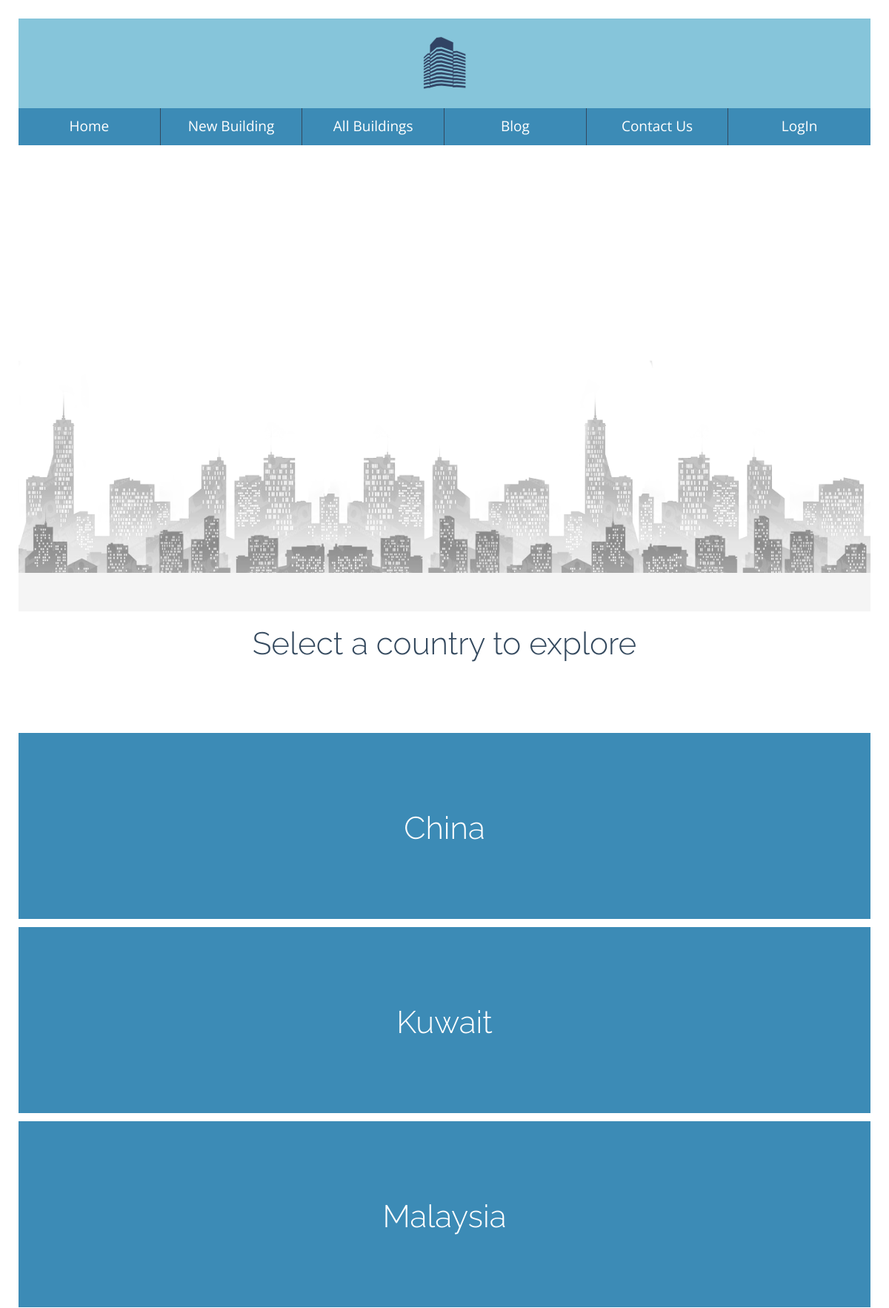
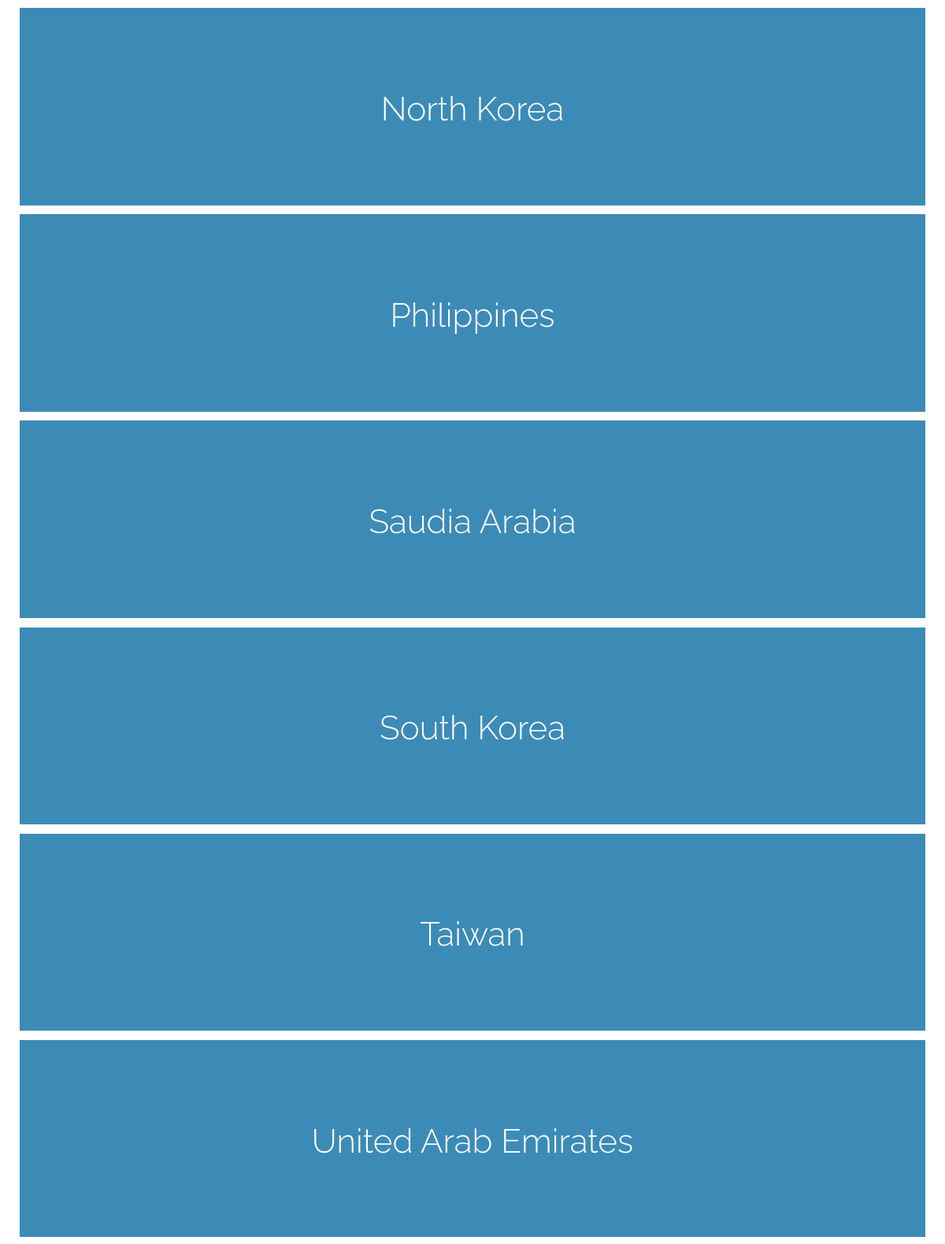
Page /buildingcatalog/Asia/ (upper part) on the committed database (2 pictures, top to bottom).
### database_setup.py (models this page shows, shortened)
class BuildingInfo(Base):
    __tablename__ = 'building_info'
    name                = Column(String(80), nullable=False)
    id                  = Column(Integer, primary_key=True)
    description         = Column(String(1000))
    year_completed      = Column(String(8))
    architect           = Column(String(250))
    continent           = Column(String(50))
    country             = Column(String(250))
    style               = Column(String(250))
    height              = Column(Integer)
    floors              = Column(Integer)
    tallest_world       = Column(Boolean, default=False)
    tallest_continent   = Column(Boolean, default=False)
    tallest_country     = Column(Boolean, default=False)
    building_id         = Column(Integer, ForeignKey('building.id'))
    building            = relationship(Building)
    user_id             = Column(Integer, ForeignKey('user.id'))
    user                = relationship(User)

### finalproject.py (the view)
@app.route('/buildingcatalog/<string:continent>/')
def showCountry(continent):
    buildings = session.query(BuildingInfo).filter(BuildingInfo.continent==continent).group_by(BuildingInfo.country)
    return render_template('country.html', buildings=buildings)

### templates/country.html
<!DOCTYPE html>
<html>
<head>
{% include "main.html" %}
{% block content %}
</head>
<body>
<div class='wrapper'>
	{% include "header.html" %}
	<div class="row">
		<div class="col-12">
			<img src="{{ url_for('static', filename='4.png') }}"/>
		</div>
	</div>
	<div class="row">
		<div class="col-12" style="padding: 2%;">
			<h2 class="dark">Select a country to explore</h2>
		</div>
	</div>
	{% for building in buildings %}
		<a href = "{{url_for('showBuildings', continent = building.continent, country = building.country)}}">
			<div class="row" style="margin: 1% 0 1% 0">
				<div class="col-12" style="background-color: #3C8BB6; padding: 5% 0 3%;">
					<h2>{{ building.country }}</h2>
				</div>
			</div>
		</a>
	{% endfor %}
{% include "footer.html" %}
{% endblock %}
</div>
</body>
</html>

### static/styles.css (style rules this page uses)
html, body { height: 100%; background: #FFF; text-align: center; font: 1.15em/1 'Open Sans', sans-serif; color: #FFF; }
.wrapper { background-color: #F5F5F5; height: 100%; }
img { max-width: 100%; }
.dark { color: #34495E; }
h2 { font: 300 2em/1 'Raleway', sans-serif; color: #FFF; padding: 2%; position: relative; top: 50%; transform: translateY(-100%); }
a { text-decoration: none; }
@media all and (min-width: 768px) { .row { display: flex; margin: 0; } }
@media all and (min-width: 768px) { [class*="col-"]:last-child { margin:0; } }
@media all and (min-width: 768px) { .col-12 { flex: 12; } }

### static/nav.css (style rules this page uses)
body { margin: 25px; -webkit-animation: bugfix infinite 1s; }

### rows in the picture
BuildingInfo: country "China"
BuildingInfo: country "Kuwait"
BuildingInfo: country "Malaysia"
BuildingInfo: country "North Korea"
BuildingInfo: country "Philippines"
BuildingInfo: country "Saudia Arabia"
BuildingInfo: country "South Korea"
BuildingInfo: country "Taiwan"
BuildingInfo: country "United Arab Emirates"
